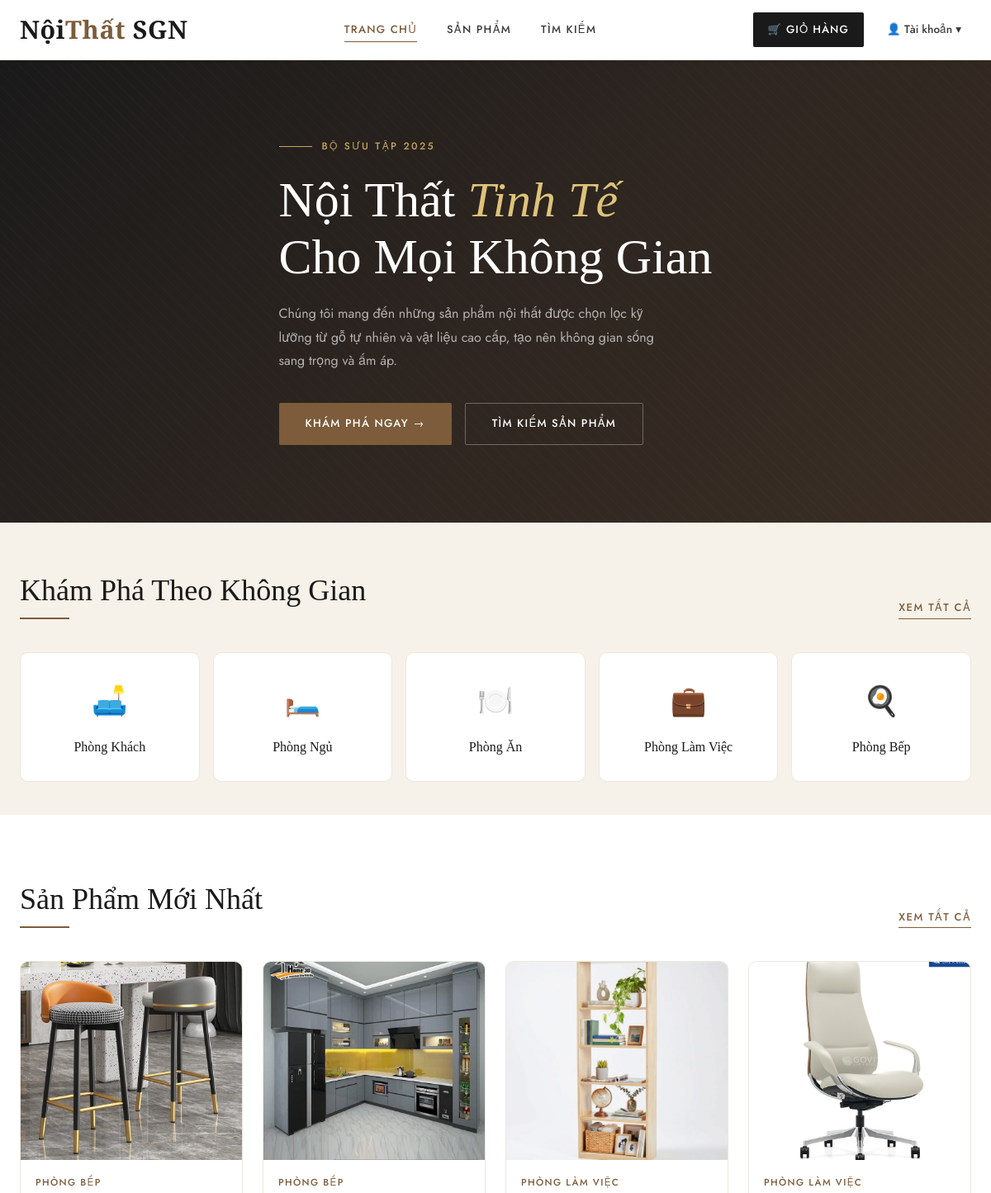
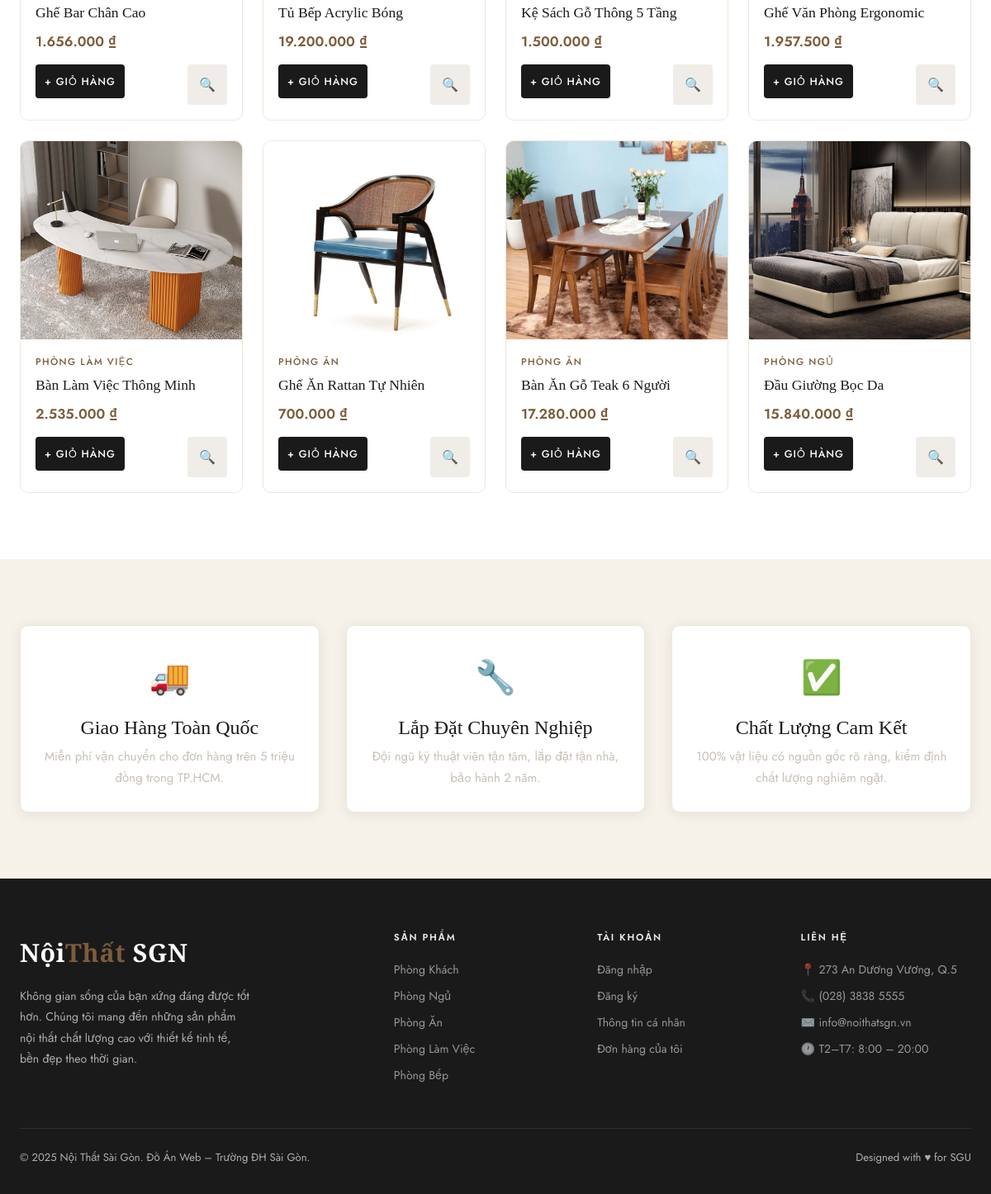
The app's page /NoiThat/index.php with its own data (2 pictures, top to bottom).
### tables this page shows
CREATE TABLE `loai_sp` (
  `ma_loai` int(11) NOT NULL,
  `ten_loai` varchar(100) NOT NULL,
  `mo_ta` text DEFAULT NULL,
  `trang_thai` tinyint(1) DEFAULT 1 COMMENT '1=hiện, 0=ẩn',
  `created_at` datetime DEFAULT current_timestamp()
);

CREATE TABLE `san_pham` (
  `ma_sp` int(11) NOT NULL,
  `ma_loai` int(11) NOT NULL,
  `ten_sp` varchar(200) NOT NULL,
  `mo_ta` text DEFAULT NULL,
  `don_vi_tinh` varchar(30) DEFAULT 'Cái',
  `hinh` varchar(255) DEFAULT NULL,
  `tl_loi_nhuan` decimal(5,2) DEFAULT 20.00 COMMENT '% lợi nhuận mặc định',
  `trang_thai` tinyint(1) DEFAULT 1 COMMENT '1=đang bán, 0=ẩn',
  `created_at` datetime DEFAULT current_timestamp()
);

### NoiThat/includes/functions.php (called while the page is built, shortened)
<?php
function formatMoney($amount) {
    return number_format($amount, 0, ',', '.') . ' ₫';
}
function isLoggedIn() {
    return isset($_SESSION['kh_id']) && $_SESSION['kh_id'] > 0;
}
function currentKH($conn) {
    if (!isLoggedIn()) return null;
    $id = (int)$_SESSION['kh_id'];
    $r  = $conn->query("SELECT * FROM khach_hang WHERE ma_kh=$id");
    return $r->fetch_assoc();
}

### NoiThat/index.php (the view, shortened to what this page needs)
<?php
require_once __DIR__ . '/config/db.php';
require_once __DIR__ . '/includes/functions.php';
$sp_query = "
    SELECT sp.*, ls.ten_loai, tk.so_luong as ton_kho, tk.gia_von,
           COALESCE(gb.tl_loi_nhuan, sp.tl_loi_nhuan) as tl_loi_nhuan
    FROM san_pham sp
    JOIN loai_sp ls ON sp.ma_loai = ls.ma_loai
    LEFT JOIN ton_kho tk ON sp.ma_sp = tk.ma_sp
    LEFT JOIN gia_ban gb ON sp.ma_sp = gb.ma_sp
    WHERE sp.trang_thai = 1 AND ls.trang_thai = 1
    ORDER BY sp.created_at DESC LIMIT 8
";
$san_phams = $conn->query($sp_query);
$loai_result = $conn->query("SELECT * FROM loai_sp WHERE trang_thai=1 ORDER BY ma_loai");
$cat_icons = ['🛋️','🛏️','🍽️','💼','🍳'];
include __DIR__ . '/includes/header.php';
?>
<section class="hero">
    <div class="hero-bg"></div>
    <div class="hero-pattern"></div>
    <div class="container">
        <div class="hero-content">
            <div class="hero-eyebrow">Bộ Sưu Tập 2025</div>
            <h1>Nội Thất <em>Tinh Tế</em><br>Cho Mọi Không Gian</h1>
            <p>Chúng tôi mang đến những sản phẩm nội thất được chọn lọc kỹ lưỡng từ gỗ tự nhiên và vật liệu cao cấp, tạo nên không gian sống sang trọng và ấm áp.</p>
            <div class="hero-actions">
                <a href="<?= SITE_URL ?>/products.php" class="btn-primary">Khám Phá Ngay →</a>
                <a href="<?= SITE_URL ?>/search.php" class="btn-outline">Tìm Kiếm Sản Phẩm</a>
            </div>
        </div>
    </div>
</section>
<section class="py-section" style="padding:60px 0 40px;">
    <div class="container">
        <div class="section-header">
            <h2>Khám Phá Theo Không Gian</h2>
            <a href="<?= SITE_URL ?>/products.php" class="view-all">Xem tất cả</a>
        </div>
        <div class="cat-grid">
            <?php
            $i = 0;
            while ($loai = $loai_result->fetch_assoc()):
                $icon = $cat_icons[$i % count($cat_icons)];
            ?>
            <a href="<?= SITE_URL ?>/products.php?loai=<?= $loai['ma_loai'] ?>" class="cat-card">
                <span class="cat-icon"><?= $icon ?></span>
                <span class="cat-name"><?= htmlspecialchars($loai['ten_loai']) ?></span>
            </a>
            <?php $i++; endwhile; ?>
        </div>
    </div>
</section>
<section class="py-section" style="background: var(--white);">
    <div class="container">
        <div class="section-header">
            <h2>Sản Phẩm Mới Nhất</h2>
            <a href="<?= SITE_URL ?>/products.php" class="view-all">Xem tất cả</a>
        </div>
        <div class="product-grid">
            <?php while ($sp = $san_phams->fetch_assoc()):
                $gia_ban = $sp['gia_von'] * (1 + $sp['tl_loi_nhuan'] / 100);
                $ton = (int)$sp['ton_kho'];
            ?>
            <div class="product-card">
                <div class="product-img">
                    <?php if ($sp['hinh'] && file_exists(UPLOAD_PATH . $sp['hinh'])): ?>
                        <img src="<?= UPLOAD_URL . $sp['hinh'] ?>" alt="<?= htmlspecialchars($sp['ten_sp']) ?>">
                    <?php else: ?>
                        <span class="no-img">🛋️</span>
                    <?php endif; ?>
                </div>
                <div class="product-info">
                    <div class="product-category"><?= htmlspecialchars($sp['ten_loai']) ?></div>
                    <div class="product-name"><?= htmlspecialchars($sp['ten_sp']) ?></div>
                    <div class="product-price"><?= formatMoney($gia_ban) ?></div>
                    <div class="product-actions">
                        <?php if ($ton > 0): ?>
                        <form method="POST" action="<?= SITE_URL ?>/cart.php" style="flex:1">
                            <button type="submit" class="btn-cart">+ Giỏ Hàng</button>
                        </form>
                        <?php else: ?>
                        <button class="btn-cart" disabled style="flex:1">Hết Hàng</button>
                        <?php endif; ?>
                        <a href="<?= SITE_URL ?>/product-detail.php?id=<?= $sp['ma_sp'] ?>" class="btn-detail" title="Chi tiết">🔍</a>
                    </div>
                </div>
            </div>
            <?php endwhile; ?>
        </div>
    </div>
</section>
<section class="py-section">
    <div class="container">
        <div class="grid-3" style="gap:32px;">
            <div class="card text-center">
                <div style="font-size:2.5rem;margin-bottom:12px;">🚚</div>
                <h3>Giao Hàng Toàn Quốc</h3>
                <p class="text-muted mt-8">Miễn phí vận chuyển cho đơn hàng trên 5 triệu đồng trong TP.HCM.</p>
            </div>
            <div class="card text-center">
                <div style="font-size:2.5rem;margin-bottom:12px;">🔧</div>
                <h3>Lắp Đặt Chuyên Nghiệp</h3>
                <p class="text-muted mt-8">Đội ngũ kỹ thuật viên tận tâm, lắp đặt tận nhà, bảo hành 2 năm.</p>
            </div>
            <div class="card text-center">
                <div style="font-size:2.5rem;margin-bottom:12px;">✅</div>
                <h3>Chất Lượng Cam Kết</h3>
                <p class="text-muted mt-8">100% vật liệu có nguồn gốc rõ ràng, kiểm định chất lượng nghiêm ngặt.</p>
            </div>
        </div>
    </div>
</section>
<?php include __DIR__ . '/includes/footer.php'; ?>

### NoiThat/includes/header.php (shortened to what this page needs)
<?php
require_once __DIR__ . '/../config/db.php';
require_once __DIR__ . '/../includes/functions.php';
$kh         = currentKH($conn);
$base       = SITE_URL;
$cur_path   = $_SERVER['REQUEST_URI'];
?>
<!DOCTYPE html>
<html lang="vi">
<head>
    <link rel="stylesheet" href="<?= $base ?>/assets/css/style.css">
</head>
<body>
<header class="site-header">
    <div class="container">
        <div class="header-inner">
            <a href="<?= $base ?>/index.php" class="logo">Nội<span>Thất</span> SGN</a>
            <nav class="nav-main">
                <a href="<?= $base ?>/index.php" <?= (strpos($cur_path,'index.php')!==false||$cur_path===$base.'/')?' class="active"':'' ?>>Trang Chủ</a>
                <div class="has-dropdown">
                    <a href="<?= $base ?>/products.php" <?= (strpos($cur_path,'products.php')!==false)?' class="active"':'' ?>>Sản Phẩm</a>
                </div>
                <a href="<?= $base ?>/search.php" <?= (strpos($cur_path,'search.php')!==false)?' class="active"':'' ?>>Tìm Kiếm</a>
            </nav>
            <div class="nav-actions">
                <a href="<?= $base ?>/cart.php" class="cart-btn">
                    🛒 Giỏ hàng
                </a>
                <?php if ($kh): ?>
                <div class="user-menu">
                    <div class="user-menu-btn">
                        👤 <?= htmlspecialchars(explode(' ',$kh['ho_ten'])[0]) ?> ▾
                    </div>
                    <div class="user-dropdown">
                        <a href="<?= $base ?>/auth/profile.php">Thông tin cá nhân</a>
                        <a href="<?= $base ?>/orders.php">Đơn hàng của tôi</a>
                        <div class="divider"></div>
                        <a href="<?= $base ?>/auth/logout.php" style="color: #e74c3c;">Đăng xuất</a>
                    </div>
                </div>
                <?php else: ?>
                <div class="user-menu">
                    <div class="user-menu-btn">👤 Tài khoản ▾</div>
                </div>
                <?php endif; ?>
            </div>
        </div>
    </div>
</header>

### NoiThat/includes/footer.php (shortened to what this page needs)
<?php $base = defined('SITE_URL') ? SITE_URL : ''; ?>
<footer class="site-footer">
    <div class="container">
        <div class="footer-grid">
            <div class="footer-brand">
                <div class="logo">Nội<span>Thất</span> SGN</div>
                <p>Không gian sống của bạn xứng đáng được tốt hơn. Chúng tôi mang đến những sản phẩm nội thất chất lượng cao với thiết kế tinh tế, bền đẹp theo thời gian.</p>
            </div>
            <div class="footer-col">
                <h4>Sản Phẩm</h4>
                <a href="<?= $base ?>/products.php?loai=1">Phòng Khách</a>
                <a href="<?= $base ?>/products.php?loai=2">Phòng Ngủ</a>
                <a href="<?= $base ?>/products.php?loai=3">Phòng Ăn</a>
                <a href="<?= $base ?>/products.php?loai=4">Phòng Làm Việc</a>
                <a href="<?= $base ?>/products.php?loai=5">Phòng Bếp</a>
            </div>
            <div class="footer-col">
                <h4>Tài Khoản</h4>
                <a href="<?= $base ?>/auth/login.php">Đăng nhập</a>
                <a href="<?= $base ?>/auth/register.php">Đăng ký</a>
                <a href="<?= $base ?>/auth/profile.php">Thông tin cá nhân</a>
                <a href="<?= $base ?>/orders.php">Đơn hàng của tôi</a>
            </div>
            <div class="footer-col">
                <h4>Liên Hệ</h4>
                <a href="#">📍 273 An Dương Vương, Q.5</a>
                <a href="#">📞 (028) 3838 5555</a>
                <a href="#">✉️ info@noithatsgn.vn</a>
                <a href="#">🕐 T2–T7: 8:00 – 20:00</a>
            </div>
        </div>
        <div class="footer-bottom">
            <span>© 2025 Nội Thất Sài Gòn. Đồ Án Web – Trường ĐH Sài Gòn.</span>
            <span>Designed with ♥ for SGU</span>
        </div>
    </div>
</footer>
</body>
</html>

### NoiThat/includes/header.php (style rules this page uses)
.user-menu { position: relative; display: inline-block; }
.user-menu-btn { cursor: pointer; padding: 8px 12px; display: flex; align-items: center; gap: 5px; user-select: none; }

### records on screen
loai_sp: icon "🛋️", ten_loai "Phòng Khách"
loai_sp: icon "🛏️", ten_loai "Phòng Ngủ"
loai_sp: icon "🍽️", ten_loai "Phòng Ăn"
loai_sp: icon "💼", ten_loai "Phòng Làm Việc"
loai_sp: icon "🍳", ten_loai "Phòng Bếp"
san_pham: hinh (picture), ma_loai.ten_loai "PHÒNG BẾP", ten_sp "Ghế Bar Chân Cao", gia_ban "1.656.000 ₫"
san_pham: hinh (picture), ma_loai.ten_loai "PHÒNG BẾP", ten_sp "Tủ Bếp Acrylic Bóng", gia_ban "19.200.000 ₫"
san_pham: hinh (picture), ma_loai.ten_loai "PHÒNG LÀM VIỆC", ten_sp "Kệ Sách Gỗ Thông 5 Tầng", gia_ban "1.500.000 ₫"
san_pham: hinh (picture), ma_loai.ten_loai "PHÒNG LÀM VIỆC", ten_sp "Ghế Văn Phòng Ergonomic", gia_ban "1.957.500 ₫"
san_pham: hinh (picture), ma_loai.ten_loai "PHÒNG LÀM VIỆC", ten_sp "Bàn Làm Việc Thông Minh", gia_ban "2.535.000 ₫"
san_pham: hinh (picture), ma_loai.ten_loai "PHÒNG ĂN", ten_sp "Ghế Ăn Rattan Tự Nhiên", gia_ban "700.000 ₫"
san_pham: hinh (picture), ma_loai.ten_loai "PHÒNG ĂN", ten_sp "Bàn Ăn Gỗ Teak 6 Người", gia_ban "17.280.000 ₫"
san_pham: hinh (picture), ma_loai.ten_loai "PHÒNG NGỦ", ten_sp "Đầu Giường Bọc Da", gia_ban "15.840.000 ₫"
